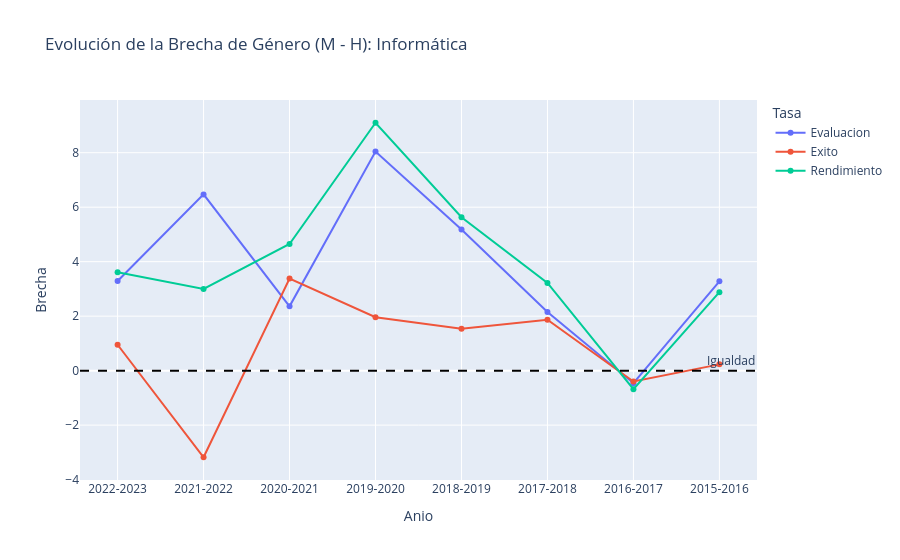

This figure's notebook cell:
### Markdown cell above
## Evolución de la Brecha Neta (Line Chart)

### Code cell
import plotly.express as px

df_pivot = df_filtrado.pivot_table(index=["Anio", "Tasa"], columns="Genero", values="Valor").reset_index()
df_pivot['Brecha'] = df_pivot['Mujeres'] - df_pivot['Hombres']

fig = px.line(
    df_pivot, x="Anio", y="Brecha", color="Tasa",
    title=f"Evolución de la Brecha de Género (M - H): {carrera}",
    markers=True
)
fig.add_hline(y=0, line_dash="dash", line_color="black", annotation_text="Igualdad")
fig.update_xaxes(autorange="reversed")
fig.write_image(f"../output/graph/G2_Brecha_{carrera}.png")
fig.show()

### Figure 1 — Plotly figure (JSON) as saved in the notebook; plotly's stock layout.template omitted (floating-point values rounded to 4 significant figures)
{"data": [{"hovertemplate": "Tasa=Evaluacion<br>Anio=%{x}<br>Brecha=%{y}<extra></extra>", "legendgroup": "Evaluacion", "line": {"color": "#636efa", "dash": "solid"}, "marker": {"symbol": "circle"}, "mode": "lines+markers", "name": "Evaluacion", "orientation": "v", "showlegend": true, "type": "scatter", "x": ["2015-2016", "2016-2017", "2017-2018", "2018-2019", "2019-2020", "2020-2021", "2021-2022", "2022-2023"], "xaxis": "x", "y": [3.28, -0.46, 2.15, 5.18, 8.04, 2.36, 6.47, 3.29], "yaxis": "y"}, {"hovertemplate": "Tasa=Exito<br>Anio=%{x}<br>Brecha=%{y}<extra></extra>", "legendgroup": "Exito", "line": {"color": "#EF553B", "dash": "solid"}, "marker": {"symbol": "circle"}, "mode": "lines+markers", "name": "Exito", "orientation": "v", "showlegend": true, "type": "scatter", "x": ["2015-2016", "2016-2017", "2017-2018", "2018-2019", "2019-2020", "2020-2021", "2021-2022", "2022-2023"], "xaxis": "x", "y": [0.23, -0.4, 1.87, 1.54, 1.96, 3.38, -3.18, 0.95], "yaxis": "y"}, {"hovertemplate": "Tasa=Rendimiento<br>Anio=%{x}<br>Brecha=%{y}<extra></extra>", "legendgroup": "Rendimiento", "line": {"color": "#00cc96", "dash": "solid"}, "marker": {"symbol": "circle"}, "mode": "lines+markers", "name": "Rendimiento", "orientation": "v", "showlegend": true, "type": "scatter", "x": ["2015-2016", "2016-2017", "2017-2018", "2018-2019", "2019-2020", "2020-2021", "2021-2022", "2022-2023"], "xaxis": "x", "y": [2.88, -0.68, 3.22, 5.63, 9.1, 4.65, 3.0, 3.61], "yaxis": "y"}], "layout": {"annotations": [{"showarrow": false, "text": "Igualdad", "x": 1, "xanchor": "right", "xref": "x domain", "y": 0, "yanchor": "bottom", "yref": "y"}], "legend": {"title": {"text": "Tasa"}, "tracegroupgap": 0}, "shapes": [{"line": {"color": "black", "dash": "dash"}, "type": "line", "x0": 0, "x1": 1, "xref": "x domain", "y0": 0, "y1": 0, "yref": "y"}], "title": {"text": "Evolución de la Brecha de Género (M - H): Informática"}, "xaxis": {"anchor": "y", "autorange": "reversed", "domain": [0, 1], "title": {"text": "Anio"}}, "yaxis": {"anchor": "x", "domain": [0, 1], "title": {"text": "Brecha"}}}}
